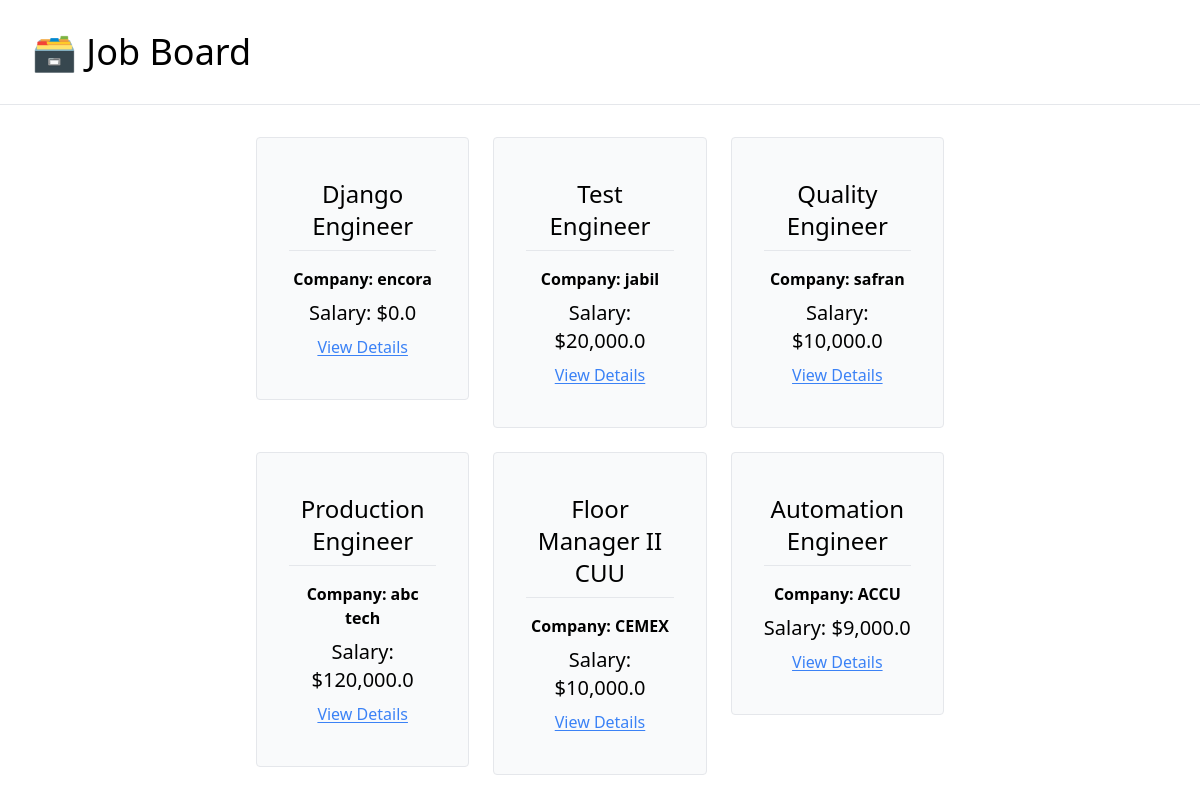
The page / on the database its author committed.
### job_board/models.py (models this page shows, shortened)
class JobPosting(models.Model):
    title = models.CharField(max_length=100)
    description = models.TextField()
    company =  models.CharField(max_length=100)
    salary = models.FloatField()
    is_active = models.BooleanField(default=False)

### job_board/views.py (the view)
# urls.py: path('', index,name='home'),
def index(request):
    active_postings = JobPosting.objects.all()
    context = {
        "job_posts":active_postings
    }
    return render(request, 'job_board/index.html',context)

### job_board/templates/job_board/index.html
{% extends 'job_board/_base.html' %}
{% load humanize %}
{% block content %}
    <div class="flex justify-center w-10/12 mx-auto flex-wrap gap-6">
        {% for job in job_posts %}
            <a class="w-1/4 text-center" href="{% url 'job-detail' job.pk %}">
            <div class="border rounded px-8 py-10 bg-gray-50 hover:bg-gray-100 hover:cursor-pointer">
                <p class="text-2xl pb-2">{{job.title}}</p>
                <hr class="py-2">
                <p class="font-semibold pb-2">Company: {{job.company}}</p>
                <p class="text-xl pb-2">Salary: ${{job.salary|intcomma}}</p>
                <p class="underline underline-offset-2 text-blue-500 hover:text-blue-400">View Details</p>
            </div>
            </a>
        {% endfor %}
    </div>
{% endblock content %}

### job_board/templates/job_board/_base.html (shortened to what this page needs)
<!DOCTYPE html>
<html lang="en">
<head>
    <script src="https://cdn.tailwindcss.com"></script>
</head>
<body>
    <div class="mb-8">
        <h1 class="text-4xl py-8 pl-8">
        <a href="{% url 'home' %}">
                🗃️ Job Board
            </a>
        </h1>
        <hr>
    </div>
    <div class="container mx-auto mb-8">
        {% block content%}
        {% endblock content %}
    </div>
</body>
</html>

### rows shown on the page
JobPosting: title "Django Engineer", company "encora", salary "0.0"
JobPosting: title "Test Engineer", company "jabil", salary "20,000.0"
JobPosting: title "Quality Engineer", company "safran", salary "10,000.0"
JobPosting: title "Production Engineer", company "abc tech", salary "120,000.0"
JobPosting: title "Floor Manager II CUU", company "CEMEX", salary "10,000.0"
JobPosting: title "Automation Engineer", company "ACCU", salary "9,000.0"
